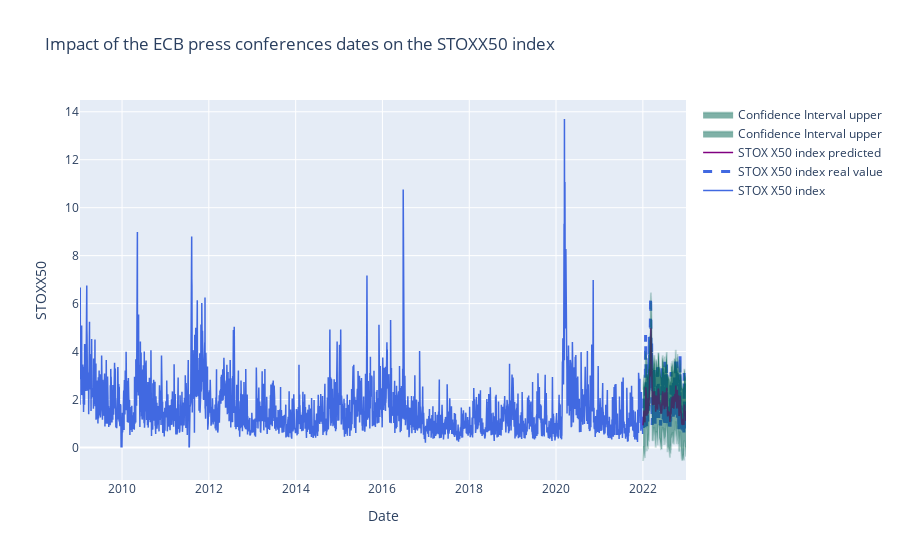

Notebook cell for this chart:
### Markdown cell above
### Plot of predicted values :

### Code cell
fig = go.Figure()
# Create and style traces
fig.add_trace(go.Scatter(x=stoxx50_data_train["Date"], y=stoxx50_data_train["daily_pct_variation"], name='STOX X50 index',
                         line=dict(color='royalblue', width=1.5)))

fig.add_trace(go.Scatter(x=stoxx50_data_test["Date"], y=stoxx50_data_test["daily_pct_variation"], name='STOX X50 index real value',
                         line=dict(color='royalblue', width=3, dash = "dash")))


fig.add_trace(go.Scatter(x=stoxx50_data_test["Date"], y=stoxx50_data_test["predicted_values"], name='STOX X50 index predicted',
                         line=dict(color='purple', width=1.5)))

# Confidence interval 

fig.add_trace(go.Scatter(x=stoxx50_data_test["Date"], y=stoxx50_data_test["predicted_values_upper"], 
    line=dict(color='rgba(0,100,80,0.2)'),
    fill='tonexty',
    name='Confidence Interval upper'
))

fig.add_trace(go.Scatter(x=stoxx50_data_test["Date"], y=stoxx50_data_test["predicted_values_lower"],  
    line=dict(color='rgba(0,100,80,0.2)'),
    fill='tonexty',
    name='Confidence Interval upper' 
))

# Edit the layout
fig.update_layout(title='Impact of the ECB press conferences dates on the STOXX50 index',
                   xaxis_title='Date',
                   yaxis_title='STOXX50')

### Figure 1 — Plotly figure (JSON) as saved in the notebook; plotly's stock layout.template omitted (floating-point values rounded to 4 significant figures; data arrays with more than 128 entries replaced by an {"elided": "..."} marker saying what was removed)
{"data": [{"line": {"color": "royalblue", "width": 1.5}, "name": "STOX X50 index", "type": "scatter", "x": {"elided": "3254 str values"}, "y": {"elided": "3254 float values"}}, {"line": {"color": "royalblue", "dash": "dash", "width": 3}, "name": "STOX X50 index real value", "type": "scatter", "x": {"elided": "254 str values"}, "y": {"elided": "254 float values"}}, {"line": {"color": "purple", "width": 1.5}, "name": "STOX X50 index predicted", "type": "scatter", "x": {"elided": "254 str values"}, "y": {"elided": "254 float values"}}, {"fill": "tonexty", "line": {"color": "rgba(0,100,80,0.2)"}, "name": "Confidence Interval upper", "type": "scatter", "x": {"elided": "254 str values"}, "y": {"elided": "254 float values"}}, {"fill": "tonexty", "line": {"color": "rgba(0,100,80,0.2)"}, "name": "Confidence Interval upper", "type": "scatter", "x": {"elided": "254 str values"}, "y": {"elided": "254 float values"}}], "layout": {"title": {"text": "Impact of the ECB press conferences dates on the STOXX50 index"}, "xaxis": {"title": {"text": "Date"}}, "yaxis": {"title": {"text": "STOXX50"}}}}
